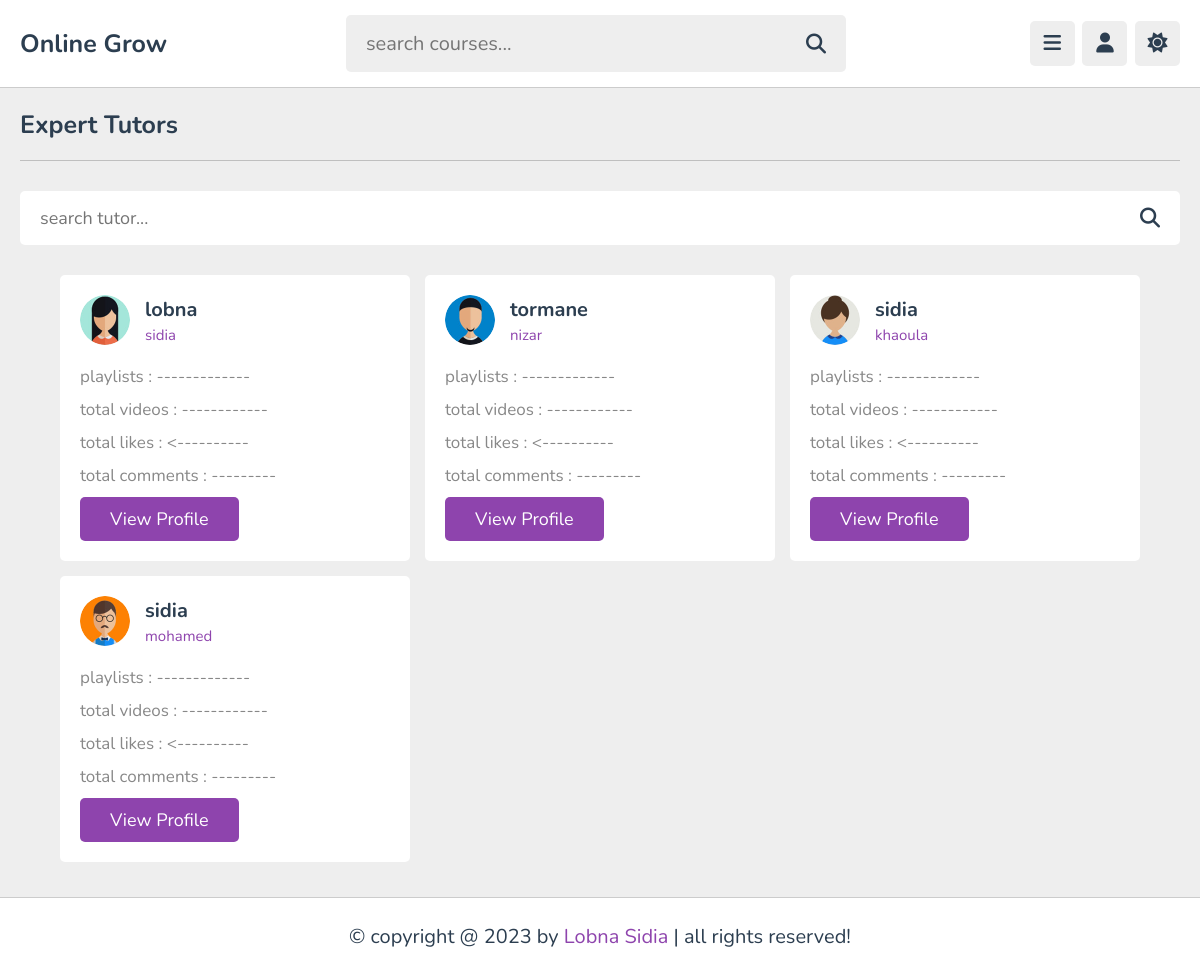
The page /E-learning/teachers.php on the database its author committed.
### tables this page shows
CREATE TABLE IF NOT EXISTS `users` (
  `id_u` int NOT NULL AUTO_INCREMENT,
  `nom` varchar(50) NOT NULL,
  `prenom` varchar(50) NOT NULL,
  `email` varchar(50) NOT NULL,
  `motdepasse` varchar(20) NOT NULL,
  `tel` varchar(20) NOT NULL,
  `role` varchar(50) NOT NULL,
  `image` varchar(120) NOT NULL,
  PRIMARY KEY (`id_u`)
);

### E-learning/teachers.php (the view, shortened to what this page needs)
<?php
include "connexion.php";
?>
<!DOCTYPE html>
<html lang="en">
<head>
   <link rel="stylesheet" href="https://cdnjs.cloudflare.com/ajax/libs/font-awesome/6.2.0/css/all.min.css">
   <link rel="stylesheet" href="css/style.css">
</head>
<body>
<?php include "header.php" ; ?>
<section class="teachers">
<h1 class="heading">Expert Tutors</h1>
   <form action="search_tutor.php" method="post" class="search-tutor">
      <input type="text" name="search_tutor" maxlength="100" placeholder="search tutor..." required>
      <button type="submit" name="search_tutor_btn" class="fas fa-search"></button>
   </form>
      <div class="box-container">
      <?php
$sql = "select * from users where role='tutor' ";
$exec = mysqli_query($conn,$sql);
while($array      = mysqli_fetch_array($exec)){
   $nom 	= $array['nom'];
   $prenom 	= $array['prenom'];
   $image    = $array['image'];
    ?>
      <div class="box">
         <div class="tutor">
            <img src="uploads/<?php echo $image; ?>"  alt="">
            <div>
               <h3><?php echo $prenom ; ?></h3>
               <span><?php echo $nom; ?></span>
            </div>
         </div>
         <p>playlists : -------------</span></p>
         <p>total videos : ------------</span></p>
         <p>total likes : <----------</span></p>
         <p>total comments : ---------</span></p>
         <form action="teacher_profile.php" method="post">
            <input type="submit" value="view profile" name="tutor_fetch" class="inline-btn">
         </form>
      </div>
      <?php } ?>
   </div>
</section>
<?php include 'footer.php'; ?>
</body>
</html>

### E-learning/css/style.css (style rules this page uses)
:root { --main-color:#8e44ad; --red:#e74c3c; --oragen:#f39c12; --white:#fff; --black:#2c3e50; --light-color:#888; --light-bg:#eee; --border:.1rem solid rgba(0,0,0,.2); }
* { font-family: 'Nunito', sans-serif; margin: 0; padding: 0; box-sizing: border-box; outline: none; border: none; text-decoration: none; }
html { font-size: 62.5%; overflow-x: hidden; }
body { background-color: var(--light-bg); padding-left: 30rem; }
section { padding:2rem; max-width: 1200px; margin: 0 auto; }
.btn, .option-btn, .delete-btn, .inline-btn, .inline-option-btn, .inline-delete-btn { border-radius: .5rem; padding: 1rem 3rem; font-size: 1.8rem; color: #fff; margin-top: 1rem; text-transform: capitalize; cursor: pointer; text-align: center; }
.inline-btn, .inline-option-btn, .inline-delete-btn { display: inline-block; }
.btn, .inline-btn { background-color: var(--main-color); }
.heading { padding-bottom: 1.8rem; border-bottom: var(--border); font-size: 2.5rem; color: var(--black); text-transform: capitalize; margin-bottom: 3rem; }
.teachers .search-tutor { margin-bottom: 3rem; display: flex; align-items: center; gap: 1.5rem; padding: 1.5rem 2rem; background-color: var(--white); border-radius: .5rem; }
.teachers .search-tutor input { width: 100%; font-size: 1.8rem; color: var(--black); background: none; }
.teachers .search-tutor button { font-size: 2rem; cursor: pointer; color: var(--black); background: none; }
.teachers .box-container { display: grid; grid-template-columns: repeat(auto-fit, 35rem); gap: 1.5rem; align-items: flex-start; justify-content: center; }
.teachers .box-container .box { border-radius: .5rem; padding: 2rem; background-color: var(--white); }
.teachers .box-container .box .tutor { margin-bottom: 1rem; display: flex; align-items: center; gap: 1.5rem; }
.teachers .box-container .box .tutor img { height: 5rem; width: 5rem; object-fit: cover; border-radius: 50%; }
.teachers .box-container .box .tutor h3 { color: var(--black); font-size: 2rem; margin-bottom: .2rem; }
.teachers .box-container .box .tutor span { color: var(--main-color); font-size: 1.5rem; }
.teachers .box-container .box p { padding-top: 1rem; font-size: 1.7rem; color: var(--light-color); }
@media (max-width:1200px) { body { padding-left: 0; } }

### rows shown on the page
users: image (picture), prenom "lobna", nom "sidia"
users: image (picture), prenom "tormane", nom "nizar"
users: image (picture), prenom "sidia", nom "khaoula"
users: image (picture), prenom "sidia", nom "mohamed"
